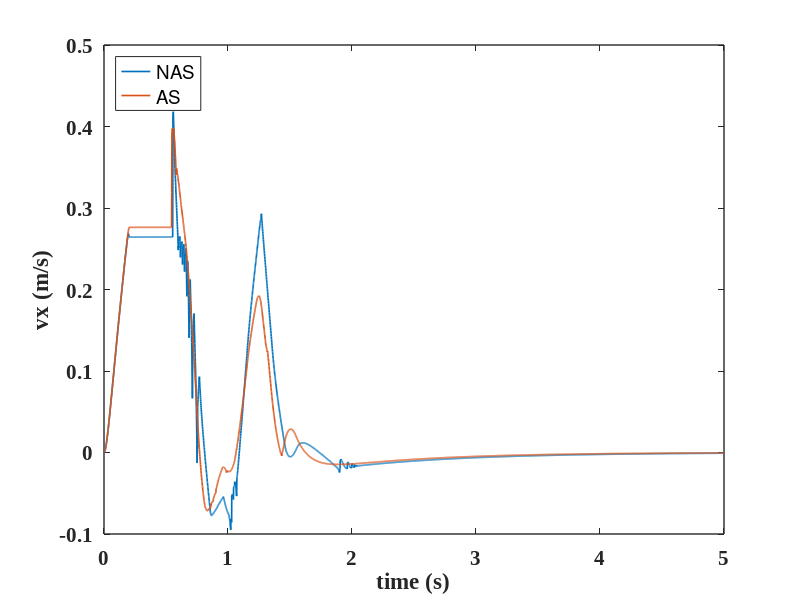
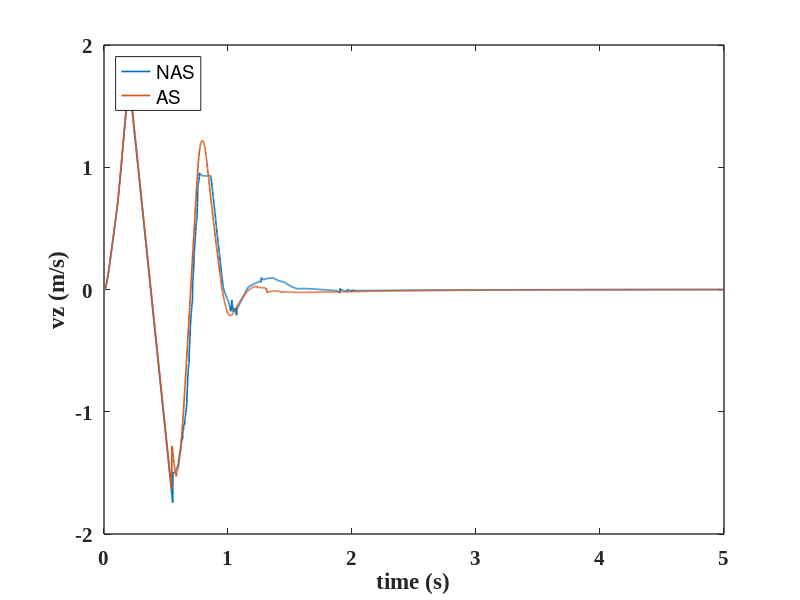
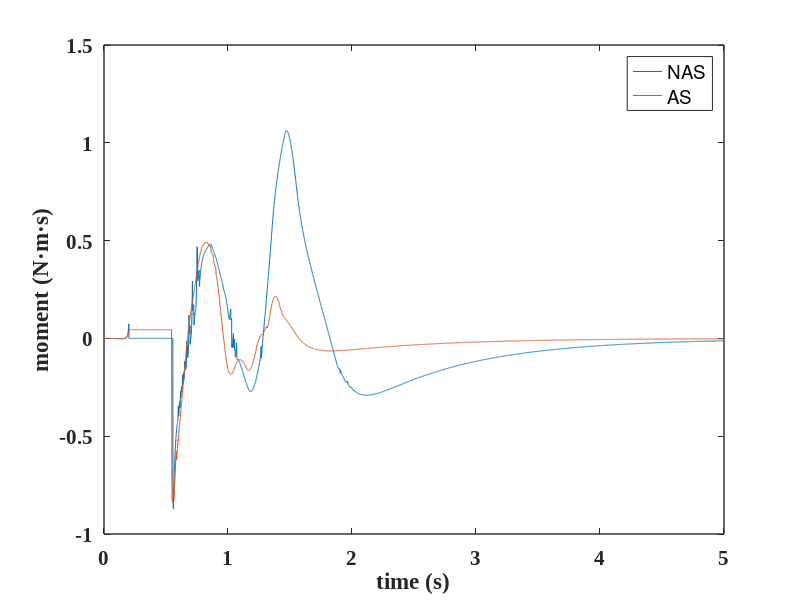
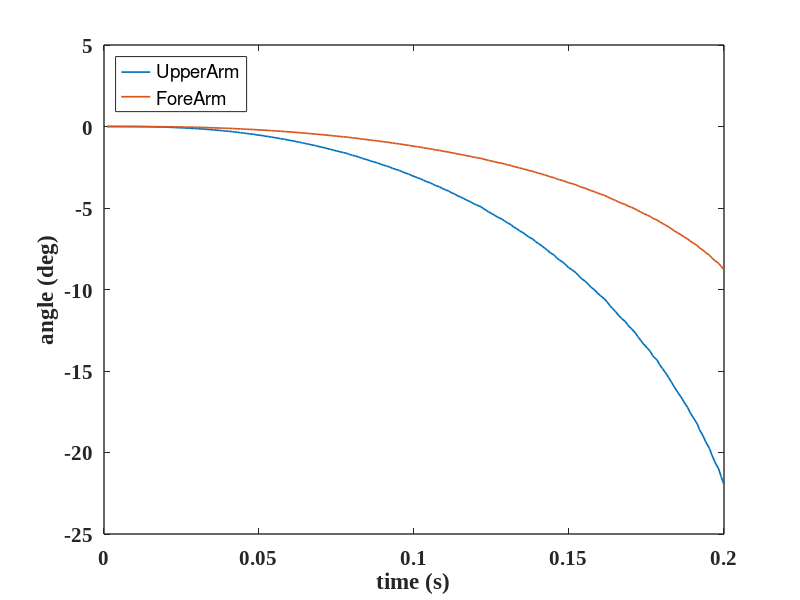

Write MATLAB code to recreate these figures, in order. (Note: this script raises an error after producing the figures.)
clear;
close all;
%% h=[0.1,0.15,0.2] l=[0.1,0.15,0.2]
% h=0.1, l=0.1;
% h=0.1, l=0.15;
% h=0.1, l=0.2;

% h=0.15, l=0.1;
% E_Lower_as=151J;
% E_Upper_as=13.82
% E_Lower_nas=198.83J;
% E_Upper_nas=0.13J;
% agility_as=0.33m/s
% agility_nas=0.31m/s
% stability_time_as=2.921s
% stability_time_nas=4.533s
% sum_error_p_as=283.05m/s
% sum_error_p_nas=805.41m/s
% sum_error_vx_as=118.40m/s
% sum_error_vx_nas=138.71m/s
% sum_error_vz_as=383.16m/s
% sum_error_vz_nas=392.38m/s

% load('h_0.15_l_0.1_energy_nas.mat');
load('h_0.15_l_0.1_energy_as.mat');
E_RThigh_nas=Energy_Recording.energy_cost_joint(:,2+1)';
E_RThigh_nas=E_RThigh_nas(:,2:end);
E_RKnee_nas=Energy_Recording.energy_cost_joint(:,3+1)';
E_RKnee_nas=E_RKnee_nas(:,2:end);
E_RAnkle_nas=Energy_Recording.energy_cost_joint(:,4+1)';
E_RAnkle_nas=E_RAnkle_nas(:,2:end);

E_LThigh_nas=Energy_Recording.energy_cost_joint(:,7+1)';
E_LThigh_nas=E_LThigh_nas(:,2:end);
E_LKnee_nas=Energy_Recording.energy_cost_joint(:,8+1)';
E_LKnee_nas=E_LKnee_nas(:,2:end);
E_LAnkle_nas=Energy_Recording.energy_cost_joint(:,9+1)';
E_LAnkle_nas=E_LAnkle_nas(:,2:end);

E_RHipz_nas=Energy_Recording.energy_cost_joint(:,0+1)';
E_RHipz_nas=E_RHipz_nas(:,2:end);
E_RHipx_nas=Energy_Recording.energy_cost_joint(:,1+1)';
E_RHipx_nas=E_RHipx_nas(:,2:end);

E_LHipz_nas=Energy_Recording.energy_cost_joint(:,5+1)';
E_LHipz_nas=E_LHipz_nas(:,2:end);
E_LHipx_nas=Energy_Recording.energy_cost_joint(:,6+1)';
E_LHipx_nas=E_LHipx_nas(:,2:end);

E_Lower_nas=E_RThigh_nas(:,end)+E_LThigh_nas(:,end)+E_RKnee_nas(:,end)+...
                E_LKnee_nas(:,end)+E_RAnkle_nas(:,end)+E_LAnkle_nas(:,end)+...
                E_RHipz_nas(:,end)+E_RHipx_nas(:,end)+...
                E_LHipz_nas(:,end)+E_LHipx_nas(:,end);
            
E_Upper_nas=Energy_Recording.energy_cost_joint(:,10+1:end);
E_Upper_nas=sum(E_Upper_nas(end,:));
load('h_0.15_l_0.1_v_nas.mat');
vx_NAS=Velocity_Recording.actual_com_velocity(:,1)';
vx_NAS=vx_NAS(:,2:end);
vz_NAS=Velocity_Recording.actual_com_velocity(:,3)';
vz_NAS=vz_NAS(:,2:end);
Mp_NAS=Velocity_Recording.pitch_moment;
Mp_NAS=Mp_NAS(:,2:end);

load('h_0.15_l_0.1_v_as.mat');
vx_AS=Velocity_Recording.actual_com_velocity(:,1)';
vx_AS=vx_AS(:,2:end);
vz_AS=Velocity_Recording.actual_com_velocity(:,3)';
vz_AS=vz_AS(:,2:end);
Mp_AS=Velocity_Recording.pitch_moment;
Mp_AS=Mp_AS(:,2:end);

time=Velocity_Recording.lcm_timestamp/5;
a=1;
num=5000;
time=time(:,a:num);


f1=figure;
plot(time,vx_NAS(:,a:num),'LineWidth',1.2);
hold on;
plot(time,vx_AS(:,a:num),'LineWidth',1.2);
xlabel('time (s)');ylabel('vx (m/s)');
legend('NAS','AS','Location', 'northwest');
set(gca, 'linewidth',1, 'fontsize',15,'Fontname', 'Times New Roman','FontWeight','bold');


f2=figure;
plot(time,vz_NAS(:,a:num),'LineWidth',1.2);
hold on;
plot(time,vz_AS(:,a:num),'LineWidth',1.2);
xlabel('time (s)');ylabel('vz (m/s)');
legend('NAS','AS','Location', 'northwest');
set(gca, 'linewidth',1, 'fontsize',15,'Fontname', 'Times New Roman','FontWeight','bold');


f3=figure;
plot(time,Mp_NAS(:,a:num));
xlabel('time (s)');ylabel('moment (N·m·s)');
hold on;
plot(time,Mp_AS(:,a:num));
hold on;
legend('NAS','AS');
set(gca, 'linewidth',1,'FontSize',15,'Fontname', 'Times New Roman','FontWeight','bold');

time=Velocity_Recording.lcm_timestamp/5;
a=550;
num=5000;
time=time(:,a:num);
sum_error_p_as=sum(abs(Mp_AS(:,a:num)));
sum_error_p_nas=sum(abs(Mp_NAS(:,a:num)));

sum_error_vx_as=sum(abs(vx_AS(:,a:num)));
sum_error_vx_nas=sum(abs(vx_NAS(:,a:num)));

sum_error_vz_as=sum(abs(vz_AS(:,a:num)));
sum_error_vz_nas=sum(abs(vz_NAS(:,a:num)));


f4=figure;
time=Velocity_Recording.lcm_timestamp/5;
a=1;
num=200;
time=time(:,a:num);
load('h_0.15_l_0.1_joint_as.mat');

for i=1:16
    
end

R_ShoulderRx=Joint_Position_Recording.joint_p(:,1)';
R_ShoulderRx=R_ShoulderRx(:,2:end);
R_ShoulderRx=R_ShoulderRx*180/3.14;
Joint_AS.R_ShoulderRx=R_ShoulderRx;

L_ShoulderRx=Joint_Position_Recording.joint_p(:,2)';
L_ShoulderRx=L_ShoulderRx(:,2:end);
L_ShoulderRx=L_ShoulderRx*180/3.14;
Joint_AS.L_ShoulderRx=L_ShoulderRx;

R_UpperArm=Joint_Position_Recording.joint_p(:,3)';
R_UpperArm=R_UpperArm(:,2:end);
R_UpperArm=R_UpperArm*180/3.14;
Joint_AS.R_UpperArm=R_UpperArm;


L_UpperArm=Joint_Position_Recording.joint_p(:,4)';
L_UpperArm=L_UpperArm(:,2:end);
L_UpperArm=L_UpperArm*180/3.14;
Joint_AS.L_UpperArm=L_UpperArm;


R_ForeArm=Joint_Position_Recording.joint_p(:,5)';
R_ForeArm=R_ForeArm(:,2:end);
R_ForeArm=R_ForeArm*180/3.14;
Joint_AS.R_ForeArm=R_ForeArm;

L_ForeArm=Joint_Position_Recording.joint_p(:,6)';
L_ForeArm=L_ForeArm(:,2:end);
L_ForeArm=L_ForeArm*180/3.14;
Joint_AS.L_ForeArm=L_ForeArm;

L_ForeArm=Joint_Position_Recording.joint_p(:,7)';
L_ForeArm=L_ForeArm(:,2:end);
L_ForeArm=L_ForeArm*180/3.14;
Joint_AS.L_ForeArm=L_ForeArm;

L_ForeArm=Joint_Position_Recording.joint_p(:,8)';
L_ForeArm=L_ForeArm(:,2:end);
L_ForeArm=L_ForeArm*180/3.14;
Joint_AS.L_ForeArm=L_ForeArm;

L_ForeArm=Joint_Position_Recording.joint_p(:,9)';
L_ForeArm=L_ForeArm(:,2:end);
L_ForeArm=L_ForeArm*180/3.14;
Joint_AS.L_ForeArm=L_ForeArm;

L_ForeArm=Joint_Position_Recording.joint_p(:,10)';
L_ForeArm=L_ForeArm(:,2:end);
L_ForeArm=L_ForeArm*180/3.14;
Joint_AS.L_ForeArm=L_ForeArm;

L_ForeArm=Joint_Position_Recording.joint_p(:,11)';
L_ForeArm=L_ForeArm(:,2:end);
L_ForeArm=L_ForeArm*180/3.14;
Joint_AS.L_ForeArm=L_ForeArm;

plot(time,R_UpperArm(:,a:num),'LineWidth',1.2);
hold on;
plot(time,R_ForeArm(:,a:num),'LineWidth',1.2);
xlabel('time (s)');ylabel('angle (deg)');
legend('UpperArm','ForeArm','Location', 'northwest');
set(gca, 'linewidth',1, 'fontsize',15,'Fontname', 'Times New Roman','FontWeight','bold');




E_RThigh_nas=Energy_Recording.energy_cost_joint(:,2+1)';
E_RThigh_nas=E_RThigh_nas(:,2:end);
E_RKnee_nas=Energy_Recording.energy_cost_joint(:,3+1)';
E_RKnee_nas=E_RKnee_nas(:,2:end);
E_RAnkle_nas=Energy_Recording.energy_cost_joint(:,4+1)';
E_RAnkle_nas=E_RAnkle_nas(:,2:end);

E_LThigh_nas=Energy_Recording.energy_cost_joint(:,7+1)';
E_LThigh_nas=E_LThigh_nas(:,2:end);
E_LKnee_nas=Energy_Recording.energy_cost_joint(:,8+1)';
E_LKnee_nas=E_LKnee_nas(:,2:end);
E_LAnkle_nas=Energy_Recording.energy_cost_joint(:,9+1)';
E_LAnkle_nas=E_LAnkle_nas(:,2:end);

E_RHipz_nas=Energy_Recording.energy_cost_joint(:,0+1)';
E_RHipz_nas=E_RHipz_nas(:,2:end);
E_RHipx_nas=Energy_Recording.energy_cost_joint(:,1+1)';
E_RHipx_nas=E_RHipx_nas(:,2:end);

E_LHipz_nas=Energy_Recording.energy_cost_joint(:,5+1)';
E_LHipz_nas=E_LHipz_nas(:,2:end);
E_LHipx_nas=Energy_Recording.energy_cost_joint(:,6+1)';
E_LHipx_nas=E_LHipx_nas(:,2:end);




bb=1;


% h=0.15, l=0.1;
% h=0.15, l=0.15;
% h=0.15, l=0.2;

% h=0.2, l=0.1;
% h=0.2, l=0.15;
% h=0.2, l=0.2;
%%
% % robot with arm no swing 
% load('robot_with_arm/WBC/h=0.15_l=0.1/no_swing/velocity.mat');
% %%% actual velocity
% z_velocity_act_witharm_noswing=Velocity_Recording.actual_com_velocity(:,3)';
% z_velocity_act_witharm_noswing=z_velocity_act_witharm_noswing(:,2:end);
% x_velocity_act_witharm_noswing=Velocity_Recording.actual_com_velocity(:,1)';
% x_velocity_act_witharm_noswing=x_velocity_act_witharm_noswing(:,2:end);
% %%% desire velocity
% z_velocity_des_witharm_noswing=Velocity_Recording.des_com_velocity(:,3)';
% z_velocity_des_witharm_noswing=z_velocity_des_witharm_noswing(:,2:end);
% x_velocity_des_witharm_noswing=Velocity_Recording.des_com_velocity(:,1)';
% x_velocity_des_witharm_noswing=x_velocity_des_witharm_noswing(:,2:end);
% 
% 
% load('robot_with_arm/WBC/h=0.15_l=0.1/no_swing/position.mat');
% %%% actual position
% z_position_act_witharm_noswing=Position_Recording.actual_com(:,3)';
% z_position_act_witharm_noswing=z_position_act_witharm_noswing(:,2:end);
% x_position_act_witharm_noswing=Position_Recording.actual_com(:,1)';
% x_position_act_witharm_noswing=x_position_act_witharm_noswing(:,2:end);
% %%% desire position
% z_position_des_witharm_noswing=Position_Recording.des_com(:,3)';
% z_position_des_witharm_noswing=z_position_des_witharm_noswing(:,2:end);
% x_position_des_witharm_noswing=Position_Recording.des_com(:,1)';
% x_position_des_witharm_noswing=x_position_des_witharm_noswing(:,2:end);
% 
% 
% 
% 
% 
% 
% 
% 
% 
% % robot with arm 
% load('robot_with_arm/WBC/h=0.15_l=0.1/velocity.mat');
% %%% actual velocity
% z_velocity_act_witharm=Velocity_Recording.actual_com_velocity(:,3)';
% z_velocity_act_witharm=z_velocity_act_witharm(:,2:end);
% x_velocity_act_witharm=Velocity_Recording.actual_com_velocity(:,1)';
% x_velocity_act_witharm=x_velocity_act_witharm(:,2:end);
% %%% desire velocity
% z_velocity_des_witharm=Velocity_Recording.des_com_velocity(:,3)';
% z_velocity_des_witharm=z_velocity_des_witharm(:,2:end);
% x_velocity_des_witharm=Velocity_Recording.des_com_velocity(:,1)';
% x_velocity_des_witharm=x_velocity_des_witharm(:,2:end);
% 
% load('robot_with_arm/WBC/h=0.15_l=0.1/position.mat');
% %%% actual position
% z_position_act_witharm=Position_Recording.actual_com(:,3)';
% z_position_act_witharm=z_position_act_witharm(:,2:end);
% x_position_act_witharm=Position_Recording.actual_com(:,1)';
% x_position_act_witharm=x_position_act_witharm(:,2:end);
% %%% desire position
% z_position_des_witharm=Position_Recording.des_com(:,3)';
% z_position_des_witharm=z_position_des_witharm(:,2:end);
% x_position_des_witharm=Position_Recording.des_com(:,1)';
% x_position_des_witharm=x_position_des_witharm(:,2:end);
% 
% 
% % Joint postion
% % torso_to_R_ShoulderRx
% % torso_to_L_ShoulderRx
% % R_ShoulderRx_to_R_UpperArm
% % L_ShoulderRx_to_L_UpperArm
% % R_UpperArm_to_R_ForeArm
% % L_UpperArm_to_L_ForeArm
% load('robot_with_arm/WBC/h=0.15_l=0.1/joint_position.mat');
% R_ShoulderRx=Joint_Position_Recording.joint_p(:,1)';
% R_ShoulderRx=R_ShoulderRx(:,2:end);
% L_ShoulderRx=Joint_Position_Recording.joint_p(:,2)';
% L_ShoulderRx=L_ShoulderRx(:,2:end);
% 
% R_UpperArm=Joint_Position_Recording.joint_p(:,3)';
% R_UpperArm=R_UpperArm(:,2:end);
% L_UpperArm=Joint_Position_Recording.joint_p(:,4)';
% L_UpperArm=L_UpperArm(:,2:end);
% 
% R_ForeArm=Joint_Position_Recording.joint_p(:,5)';
% R_ForeArm=R_ForeArm(:,2:end);
% L_ForeArm=Joint_Position_Recording.joint_p(:,6)';
% L_ForeArm=L_ForeArm(:,2:end);


%% velocity h=0.5 l=0.2 I=0.113552 --end_time=5 --target_realtime_rate=1
% robot with arm no swing 
load('Agility_analysis/h_0_5_l_0_2_ns_I_0.113552.mat');
%%% actual velocity
z_velocity_act_witharm_noswing=Velocity_Recording.actual_com_velocity(:,3)';
z_velocity_act_witharm_noswing=z_velocity_act_witharm_noswing(:,2:end);
x_velocity_act_witharm_noswing=Velocity_Recording.actual_com_velocity(:,1)';
x_velocity_act_witharm_noswing=x_velocity_act_witharm_noswing(:,2:end);
%%% desire velocity
z_velocity_des_witharm_noswing=Velocity_Recording.des_com_velocity(:,3)';
z_velocity_des_witharm_noswing=z_velocity_des_witharm_noswing(:,2:end);
x_velocity_des_witharm_noswing=Velocity_Recording.des_com_velocity(:,1)';
x_velocity_des_witharm_noswing=x_velocity_des_witharm_noswing(:,2:end);


% robot with arm swing
load('Agility_analysis/h_0_5_l_0_2_s_I_0.113552.mat');
%%% actual velocity
z_velocity_act_witharm=Velocity_Recording.actual_com_velocity(:,3)';
z_velocity_act_witharm=z_velocity_act_witharm(:,2:end);
x_velocity_act_witharm=Velocity_Recording.actual_com_velocity(:,1)';
x_velocity_act_witharm=x_velocity_act_witharm(:,2:end);
%%% desire velocity
z_velocity_des_witharm=Velocity_Recording.des_com_velocity(:,3)';
z_velocity_des_witharm=z_velocity_des_witharm(:,2:end);
x_velocity_des_witharm=Velocity_Recording.des_com_velocity(:,1)';
x_velocity_des_witharm=x_velocity_des_witharm(:,2:end);

%% velocity h=0.5 l=0.2 I=10 --end_time=5 --target_realtime_rate=1
% robot with arm no swing 
load('Agility_analysis/h_0_5_l_0_2_ns_I_10.mat');
%%% actual velocity
z_velocity_act_witharm_noswing=Velocity_Recording.actual_com_velocity(:,3)';
z_velocity_act_witharm_noswing=z_velocity_act_witharm_noswing(:,2:end);
x_velocity_act_witharm_noswing=Velocity_Recording.actual_com_velocity(:,1)';
x_velocity_act_witharm_noswing=x_velocity_act_witharm_noswing(:,2:end);
%%% desire velocity
z_velocity_des_witharm_noswing=Velocity_Recording.des_com_velocity(:,3)';
z_velocity_des_witharm_noswing=z_velocity_des_witharm_noswing(:,2:end);
x_velocity_des_witharm_noswing=Velocity_Recording.des_com_velocity(:,1)';
x_velocity_des_witharm_noswing=x_velocity_des_witharm_noswing(:,2:end);


% robot with arm swing
load('Agility_analysis/h_0_5_l_0_2_s_I_10.mat');
%%% actual velocity
z_velocity_act_witharm=Velocity_Recording.actual_com_velocity(:,3)';
z_velocity_act_witharm=z_velocity_act_witharm(:,2:end);
x_velocity_act_witharm=Velocity_Recording.actual_com_velocity(:,1)';
x_velocity_act_witharm=x_velocity_act_witharm(:,2:end);
%%% desire velocity
z_velocity_des_witharm=Velocity_Recording.des_com_velocity(:,3)';
z_velocity_des_witharm=z_velocity_des_witharm(:,2:end);
x_velocity_des_witharm=Velocity_Recording.des_com_velocity(:,1)';
x_velocity_des_witharm=x_velocity_des_witharm(:,2:end);



%% velocity h=0.5 l=0.2 --end_time=5 --target_realtime_rate=1
% robot with arm no swing 
load('Agility_analysis/h_0_5_l_0_2_ns.mat');
%%% actual velocity
z_velocity_act_witharm_noswing=Velocity_Recording.actual_com_velocity(:,3)';
z_velocity_act_witharm_noswing=z_velocity_act_witharm_noswing(:,2:end);
x_velocity_act_witharm_noswing=Velocity_Recording.actual_com_velocity(:,1)';
x_velocity_act_witharm_noswing=x_velocity_act_witharm_noswing(:,2:end);
%%% desire velocity
z_velocity_des_witharm_noswing=Velocity_Recording.des_com_velocity(:,3)';
z_velocity_des_witharm_noswing=z_velocity_des_witharm_noswing(:,2:end);
x_velocity_des_witharm_noswing=Velocity_Recording.des_com_velocity(:,1)';
x_velocity_des_witharm_noswing=x_velocity_des_witharm_noswing(:,2:end);


% robot with arm swing
load('Agility_analysis/h_0_5_l_0_2_s.mat');
%%% actual velocity
z_velocity_act_witharm=Velocity_Recording.actual_com_velocity(:,3)';
z_velocity_act_witharm=z_velocity_act_witharm(:,2:end);
x_velocity_act_witharm=Velocity_Recording.actual_com_velocity(:,1)';
x_velocity_act_witharm=x_velocity_act_witharm(:,2:end);
%%% desire velocity
z_velocity_des_witharm=Velocity_Recording.des_com_velocity(:,3)';
z_velocity_des_witharm=z_velocity_des_witharm(:,2:end);
x_velocity_des_witharm=Velocity_Recording.des_com_velocity(:,1)';
x_velocity_des_witharm=x_velocity_des_witharm(:,2:end);


%% velocity h=0.15 l=0.2 --end_time=5 --target_realtime_rate=1
% robot with arm no swing 
load('Agility_analysis/h_0_15_l_0_1_ns.mat');
%%% actual velocity
z_velocity_act_witharm_noswing=Velocity_Recording.actual_com_velocity(:,3)';
z_velocity_act_witharm_noswing=z_velocity_act_witharm_noswing(:,2:end);
x_velocity_act_witharm_noswing=Velocity_Recording.actual_com_velocity(:,1)';
x_velocity_act_witharm_noswing=x_velocity_act_witharm_noswing(:,2:end);
%%% desire velocity
z_velocity_des_witharm_noswing=Velocity_Recording.des_com_velocity(:,3)';
z_velocity_des_witharm_noswing=z_velocity_des_witharm_noswing(:,2:end);
x_velocity_des_witharm_noswing=Velocity_Recording.des_com_velocity(:,1)';
x_velocity_des_witharm_noswing=x_velocity_des_witharm_noswing(:,2:end);


% robot with arm swing
load('Agility_analysis/h_0_15_l_0_1_s.mat');
%%% actual velocity
z_velocity_act_witharm=Velocity_Recording.actual_com_velocity(:,3)';
z_velocity_act_witharm=z_velocity_act_witharm(:,2:end);
x_velocity_act_witharm=Velocity_Recording.actual_com_velocity(:,1)';
x_velocity_act_witharm=x_velocity_act_witharm(:,2:end);
%%% desire velocity
z_velocity_des_witharm=Velocity_Recording.des_com_velocity(:,3)';
z_velocity_des_witharm=z_velocity_des_witharm(:,2:end);
x_velocity_des_witharm=Velocity_Recording.des_com_velocity(:,1)';
x_velocity_des_witharm=x_velocity_des_witharm(:,2:end);


%% Stability velocity h=0.15 l=0.1 --end_time=5 --target_realtime_rate=1
% robot with arm no swing 
load('Stability/h_0_15_l_0_1_ns.mat');
%%% actual velocity
z_velocity_act_witharm_noswing=Velocity_Recording.actual_com_velocity(:,3)';
z_velocity_act_witharm_noswing=z_velocity_act_witharm_noswing(:,2:end);
x_velocity_act_witharm_noswing=Velocity_Recording.actual_com_velocity(:,1)';
x_velocity_act_witharm_noswing=x_velocity_act_witharm_noswing(:,2:end);
%%% desire velocity
z_velocity_des_witharm_noswing=Velocity_Recording.des_com_velocity(:,3)';
z_velocity_des_witharm_noswing=z_velocity_des_witharm_noswing(:,2:end);
x_velocity_des_witharm_noswing=Velocity_Recording.des_com_velocity(:,1)';
x_velocity_des_witharm_noswing=x_velocity_des_witharm_noswing(:,2:end);
%%% actual pitch moment
pitch_moment_witharm_noswing=Velocity_Recording.pitch_moment;
pitch_moment_witharm_noswing=pitch_moment_witharm_noswing(:,2:end);

% robot with arm swing
load('Stability/h_0_15_l_0_1_s.mat');
%%% actual velocity
z_velocity_act_witharm=Velocity_Recording.actual_com_velocity(:,3)';
z_velocity_act_witharm=z_velocity_act_witharm(:,2:end);
x_velocity_act_witharm=Velocity_Recording.actual_com_velocity(:,1)';
x_velocity_act_witharm=x_velocity_act_witharm(:,2:end);
%%% desire velocity
z_velocity_des_witharm=Velocity_Recording.des_com_velocity(:,3)';
z_velocity_des_witharm=z_velocity_des_witharm(:,2:end);
x_velocity_des_witharm=Velocity_Recording.des_com_velocity(:,1)';
x_velocity_des_witharm=x_velocity_des_witharm(:,2:end);
%%% actual pitch moment
pitch_moment_witharm=Velocity_Recording.pitch_moment;
pitch_moment_witharm=pitch_moment_witharm(:,2:end);
%% Joint postion h=0.15 l=0.1 
% torso_to_R_ShoulderRx
% torso_to_L_ShoulderRx
% R_ShoulderRx_to_R_UpperArm
% L_ShoulderRx_to_L_UpperArm
% R_UpperArm_to_R_ForeArm
% L_UpperArm_to_L_ForeArm
load('robot_with_arm/WBC/h=0.15_l=0.1/joint_position.mat');
R_ShoulderRx=Joint_Position_Recording.joint_p(:,1)';
R_ShoulderRx=R_ShoulderRx(:,2:end);
L_ShoulderRx=Joint_Position_Recording.joint_p(:,2)';
L_ShoulderRx=L_ShoulderRx(:,2:end);

R_UpperArm=Joint_Position_Recording.joint_p(:,3)';
R_UpperArm=R_UpperArm(:,2:end);
L_UpperArm=Joint_Position_Recording.joint_p(:,4)';
L_UpperArm=L_UpperArm(:,2:end);

R_ForeArm=Joint_Position_Recording.joint_p(:,5)';
R_ForeArm=R_ForeArm(:,2:end);
L_ForeArm=Joint_Position_Recording.joint_p(:,6)';
L_ForeArm=L_ForeArm(:,2:end);

%% Joint postion h=0.5 l=0.2 
% torso_to_R_ShoulderRx
% torso_to_L_ShoulderRx
% R_ShoulderRx_to_R_UpperArm
% L_ShoulderRx_to_L_UpperArm
% R_UpperArm_to_R_ForeArm
% L_UpperArm_to_L_ForeArm
load('Agility_analysis/h_0_5_l_0_2_s_I_10_joint.mat');
R_ShoulderRx=Joint_Position_Recording.joint_p(:,1)';
R_ShoulderRx=R_ShoulderRx(:,2:end);
L_ShoulderRx=Joint_Position_Recording.joint_p(:,2)';
L_ShoulderRx=L_ShoulderRx(:,2:end);

R_UpperArm=Joint_Position_Recording.joint_p(:,3)';
R_UpperArm=R_UpperArm(:,2:end);
L_UpperArm=Joint_Position_Recording.joint_p(:,4)';
L_UpperArm=L_UpperArm(:,2:end);

R_ForeArm=Joint_Position_Recording.joint_p(:,5)';
R_ForeArm=R_ForeArm(:,2:end);
L_ForeArm=Joint_Position_Recording.joint_p(:,6)';
L_ForeArm=L_ForeArm(:,2:end);

load('Agility_analysis/h_0_5_l_0_2_s_joint.mat');
R_ShoulderRx=Joint_Position_Recording.joint_p(:,1)';
R_ShoulderRx=R_ShoulderRx(:,2:end);
L_ShoulderRx=Joint_Position_Recording.joint_p(:,2)';
L_ShoulderRx=L_ShoulderRx(:,2:end);

R_UpperArm=Joint_Position_Recording.joint_p(:,3)';
R_UpperArm=R_UpperArm(:,2:end);
L_UpperArm=Joint_Position_Recording.joint_p(:,4)';
L_UpperArm=L_UpperArm(:,2:end);

R_ForeArm=Joint_Position_Recording.joint_p(:,5)';
R_ForeArm=R_ForeArm(:,2:end);
L_ForeArm=Joint_Position_Recording.joint_p(:,6)';
L_ForeArm=L_ForeArm(:,2:end);


%% Joint postion h=0.15 l=0.1 
% torso_to_R_ShoulderRx
% torso_to_L_ShoulderRx
% R_ShoulderRx_to_R_UpperArm
% L_ShoulderRx_to_L_UpperArm
% R_UpperArm_to_R_ForeArm
% L_UpperArm_to_L_ForeArm
load('Stability/h_0_15_l_0_1_s_joint.mat');
% load('Agility_analysis/h_0_15_l_0_1_s_joint.mat');

R_ShoulderRx=Joint_Position_Recording.joint_p(:,1)';
R_ShoulderRx=R_ShoulderRx(:,2:end);
L_ShoulderRx=Joint_Position_Recording.joint_p(:,2)';
L_ShoulderRx=L_ShoulderRx(:,2:end);

R_UpperArm=Joint_Position_Recording.joint_p(:,3)';
R_UpperArm=R_UpperArm(:,2:end);
L_UpperArm=Joint_Position_Recording.joint_p(:,4)';
L_UpperArm=L_UpperArm(:,2:end);

R_ForeArm=Joint_Position_Recording.joint_p(:,5)';
R_ForeArm=R_ForeArm(:,2:end);
L_ForeArm=Joint_Position_Recording.joint_p(:,6)';
L_ForeArm=L_ForeArm(:,2:end);



%% energy h=0.15 l=0.1 --end_time=0.2 --target_realtime_rate=0.2
% robot with arm swing 
load('Agility_analysis/h_0_15_l_0_1_s_energy.mat');

E_RThigh_nas=Energy_Recording.energy_cost_joint(:,2+1)';
E_RThigh_nas=E_RThigh_nas(:,2:end);
E_RKnee_nas=Energy_Recording.power_joint(:,3+1)';
E_RKnee_nas=E_RKnee_nas(:,2:end);
E_RAnkle_nas=Energy_Recording.power_joint(:,4+1)';
E_RAnkle_nas=E_RAnkle_nas(:,2:end);

E_LThigh_s=Energy_Recording.power_joint(:,7+1)';
E_LThigh_s=E_LThigh_s(:,2:end);
E_LKnee_s=Energy_Recording.power_joint(:,8+1)';
E_LKnee_s=E_LKnee_s(:,2:end);
E_LAnkle_s=Energy_Recording.power_joint(:,9+1)';
E_LAnkle_s=E_LAnkle_s(:,2:end);

E_RHipz_s=Energy_Recording.power_joint(:,0+1)';
E_RHipz_s=E_RHipz_s(:,2:end);
E_RHipx_s=Energy_Recording.power_joint(:,1+1)';
E_RHipx_s=E_RHipx_s(:,2:end);

E_LHipz_s=Energy_Recording.power_joint(:,5+1)';
E_LHipz_s=E_LHipz_s(:,2:end);
E_LHipx_s=Energy_Recording.power_joint(:,6+1)';
E_LHipx_s=E_LHipx_s(:,2:end);

E_Lower_s=E_RThigh_s+E_LThigh_s+E_RKnee_s+...
                E_LKnee_s+E_RAnkle_s+E_LAnkle_s+...
                E_RHipz_s+E_RHipx_s+...
                E_LHipz_s+E_LHipx_s;

%% energy h=0.15 l=0.1 --end_time=0.2 --target_realtime_rate=0.2
% robot with arm no swing 
load('Agility_analysis/h_0_15_l_0_1_ns_energy.mat');
P_RThigh_ns=Energy_Recording.power_joint(:,2+1)';
P_RThigh_ns=P_RThigh_ns(:,2:end);
P_RKnee_ns=Energy_Recording.power_joint(:,3+1)';
P_RKnee_ns=P_RKnee_ns(:,2:end);
P_RAnkle_ns=Energy_Recording.power_joint(:,4+1)';
P_RAnkle_ns=P_RAnkle_ns(:,2:end);

P_LThigh_ns=Energy_Recording.power_joint(:,7+1)';
P_LThigh_ns=P_LThigh_ns(:,2:end);
P_LKnee_ns=Energy_Recording.power_joint(:,8+1)';
P_LKnee_ns=P_LKnee_ns(:,2:end);
P_LAnkle_ns=Energy_Recording.power_joint(:,9+1)';
P_LAnkle_ns=P_LAnkle_ns(:,2:end);

P_RHipz_ns=Energy_Recording.power_joint(:,0+1)';
P_RHipz_ns=P_RHipz_ns(:,2:end);
P_RHipx_ns=Energy_Recording.power_joint(:,1+1)';
P_RHipx_ns=P_RHipx_ns(:,2:end);

P_LHipz_ns=Energy_Recording.power_joint(:,5+1)';
P_LHipz_ns=P_LHipz_ns(:,2:end);
P_LHipx_ns=Energy_Recording.power_joint(:,6+1)';
P_LHipx_ns=P_LHipx_ns(:,2:end);

P_Lower_ns=P_RThigh_ns+P_LThigh_ns+P_RKnee_ns+...
                P_LKnee_ns+P_RAnkle_ns+P_LAnkle_ns+...
                P_RHipz_ns+P_RHipx_ns+...
                P_LHipz_ns+P_LHipx_ns;
            
% time=Energy_Recording.lcm_timestamp/5;
% f_=figure;
% plot(time,P_Lower_ns);
% hold on;
% plot(time,P_Lower_s);
% xlabel('time (s)');ylabel('P (W)');
% legend('AS','NAS');
% set(gca, 'linewidth',1,'FontSize',15,'Fontname', 'Times New Roman','FontWeight','bold');

%% plot
time=Velocity_Recording.lcm_timestamp/5;
a=500;
num=5000;
time=time(:,a:num);





f0=figure;
plot(time,pitch_moment_witharm(:,a:num));
xlabel('time (s)');ylabel('moment (N·m·s)');
hold on;
plot(time,pitch_moment_witharm_noswing(:,a:num));
hold on;
legend('AS','NAS');
set(gca, 'linewidth',1,'FontSize',15,'Fontname', 'Times New Roman','FontWeight','bold');
sum_error_p_s=sum(abs(pitch_moment_witharm(:,a:num)));
sum_error_p_ns=sum(abs(pitch_moment_witharm_noswing(:,a:num)));

f1=figure;

plot(time,z_velocity_act_witharm(:,a:num),'LineWidth',1.2);
xlabel('time (s)');ylabel('vz (m/s)');
% xlabel('x','Fontname', 'Times New Roman','FontSize',12);
hold on;
plot(time,z_velocity_act_witharm_noswing(:,a:num),'LineWidth',1.2);
xlabel('time (s)');ylabel('vz (m/s)');
hold on;
legend('AS','NAS','Location','northwest');
set(gca, 'linewidth',1,'FontSize',15,'Fontname', 'Times New Roman','FontWeight','bold');

sum_error_z_s=sum(abs(z_velocity_act_witharm(:,a:num)));
sum_error_z_ns=sum(abs(z_velocity_act_witharm_noswing(:,a:num)));

% f2=figure;
% plot(time,z_velocity_des_witharm(:,a:num),'-');
% xlabel('time (s)');ylabel('vz (m/s)');
% hold on;
% plot(time,z_velocity_des_witharm_noswing(:,a:num),'-');
% xlabel('time (s)');ylabel('vz (m/s)');
% hold on;
% legend('des\_vz_s','des\_vz_ns', 'Location', 'northwest');
% title("des\_vz");
% set(gca, 'linewidth',1, 'fontsize',15);
% 
f3=figure;
plot(time,x_velocity_act_witharm(:,a:num),'LineWidth',1.2);
xlabel('time (s)');ylabel('vx (m/s)');
hold on;
plot(time,x_velocity_act_witharm_noswing(:,a:num),'LineWidth',1.2);
xlabel('time (s)');ylabel('vx (m/s)');
hold on;
legend('AS','NAS','Location', 'northwest');
set(gca, 'linewidth',1, 'fontsize',15,'Fontname', 'Times New Roman','FontWeight','bold');
sum_error_x=sum(abs(x_velocity_act_witharm(:,a:num)));
sum_error_x_ns=sum(abs(x_velocity_act_witharm_noswing(:,a:num)));

% 
% f4=figure;
% plot(time,x_velocity_des_witharm(:,a:num),'-');
% xlabel('time (s)');ylabel('vx (m/s)');
% hold on;
% plot(time,x_velocity_des_witharm_noswing(:,a:num),'-');
% xlabel('time (s)');ylabel('vx (m/s)');
% hold on;
% legend('des\_vx_s','des\_vx_ns', 'Location', 'northwest');
% title("des\_vx");
% set(gca, 'linewidth',1, 'fontsize',15, 'Fontname', 'Times New Roman');
% 


f5=figure;
subplot(2,1,1);
plot(time,R_UpperArm(:,a:num)*180/pi);
xlabel('time (s)');ylabel('angle (deg)');
legend('UpperArm\_joint');
set(gca, 'linewidth',1, 'fontsize',15,'FontWeight','bold');
hold on;

subplot(2,1,2);
plot(time,R_ForeArm(:,a:num)*180/pi);
% ylim([-40,0]);
xlabel('time (s)');ylabel('angle (deg)');
legend('ForeArm\_joint');
% title("arm\_joint");
set(gca, 'linewidth',1, 'fontsize',15,'FontWeight','bold');

% f6=figure;
% R_UpperArm_dot=diff(R_UpperArm)./diff(time);
% R_ForeArm_dot=diff(R_ForeArm)./diff(time);
% subplot(2,1,1);
% plot(time(:,a:num-1),R_UpperArm_dot(:,a:num-1)*180/pi);
% xlabel('time (s)');ylabel('Angular velocity (deg)');
% legend('UpperArm\_joint');
% set(gca, 'linewidth',1, 'fontsize',15);
% hold on;
% 
% subplot(2,1,2);
% plot(time(:,a:num-1),R_ForeArm_dot(:,a:num-1)*180/pi);
% xlabel('time (s)');ylabel('Angular velocity (deg)');
% legend('ForeArm\_joint');
% % title("arm\_joint");
% set(gca, 'linewidth',1, 'fontsize',15);

f__=figure;
X = categorical({'Total','Upper','Lower'});
X = reordercats(X,{'Total','Upper','Lower'});
Y = [166.5 204.4;13.5 1;153 203.4];
b = bar(X,Y,1);
xtips1 = b(1).XEndPoints;
ytips1 = b(1).YEndPoints; 
labels1 = string(b(1).YData);
text(xtips1,ytips1,labels1,'HorizontalAlignment','center',...
    'VerticalAlignment','bottom','FontSize',11)

xtips2 = b(2).XEndPoints;
ytips2 = b(2).YEndPoints; 
labels2 = string(b(2).YData);
text(xtips2,ytips2,labels2,'HorizontalAlignment','center',...
    'VerticalAlignment','bottom','FontSize',11)

legend('AS','NAS');
ylabel("Energy  (J)")
set(gca,'FontSize',15)
a=0;







%% plot
% time=Velocity_Recording.lcm_timestamp;
% a=1;
% num=4000;
% time=time(:,a:num);
% f1=figure;
% subplot(4,1,1)
% plot(time,R_ShoulderRx(:,a:num),'-.');
% hold on;
% plot(time,L_ShoulderRx(:,a:num),'--');
% legend('R ShoulderRx','L ShoulderRx');
% title("Shoulder")
% 
% subplot(4,1,2)
% plot(time,R_UpperArm(:,a:num),'-.');
% hold on;
% plot(time,L_UpperArm(:,a:num),'--');
% hold on;
% plot(time,z_velocity_act_witharm(:,a:num));
% hold on;
% plot(time,z_velocity_des_witharm(:,a:num));
% legend('R UpperArm','L UpperArm','z velocity','z des velocity');
% title("UpperArm swing")
% 
% subplot(4,1,3)
% plot(time,R_UpperArm(:,a:num),'-.');
% hold on;
% plot(time,L_UpperArm(:,a:num),'--');
% hold on;
% plot(time,z_velocity_act_witharm_noswing(:,a:num));
% hold on;
% plot(time,z_velocity_des_witharm(:,a:num));
% legend('R UpperArm','L UpperArm','z velocity','z des velocity');
% title("UpperArm no swing")
% 
% subplot(4,1,4)
% plot(time,R_ForeArm(:,a:num),'-.');
% hold on;
% plot(time,L_ForeArm(:,a:num),'--');
% legend('R ForeArm','L ForeArm');
% title("ForeArm")




